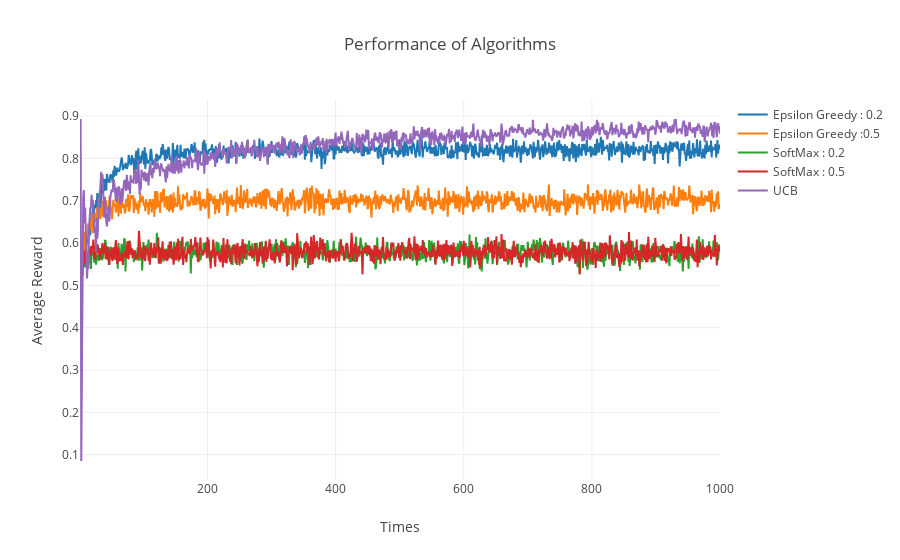

The notebook cell saved with this chart:
### Markdown cell above
### Visualize

### Code cell
average_rewards(result_list,  
                ["Epsilon Greedy : 0.2", "Epsilon Greedy :0.5", 
                 "SoftMax : 0.2", "SoftMax : 0.5", "UCB"])

### Figure 1 — Plotly figure (JSON) as saved in the notebook; plotly's stock layout.template omitted (floating-point values rounded to 4 significant figures; data arrays with more than 128 entries replaced by an {"elided": "..."} marker saying what was removed)
{"data": [{"mode": "lines", "name": "Epsilon Greedy : 0.2", "type": "scatter", "uid": "101b53", "x": {"elided": "1000 int values"}, "y": {"elided": "1000 float values"}}, {"mode": "lines", "name": "Epsilon Greedy :0.5", "type": "scatter", "uid": "ce2ee4", "x": {"elided": "1000 int values"}, "y": {"elided": "1000 float values"}}, {"mode": "lines", "name": "SoftMax : 0.2", "type": "scatter", "uid": "bd39bb", "x": {"elided": "1000 int values"}, "y": {"elided": "1000 float values"}}, {"mode": "lines", "name": "SoftMax : 0.5", "type": "scatter", "uid": "abab79", "x": {"elided": "1000 int values"}, "y": {"elided": "1000 float values"}}, {"mode": "lines", "name": "UCB", "type": "scatter", "uid": "2eb7ab", "x": {"elided": "1000 int values"}, "y": {"elided": "1000 float values"}}], "layout": {"autosize": true, "title": "Performance of Algorithms", "xaxis": {"autorange": true, "range": [1, 1000], "title": "Times", "type": "linear"}, "yaxis": {"autorange": true, "range": [0.04011, 0.9379], "title": "Average Reward", "type": "linear"}}}
